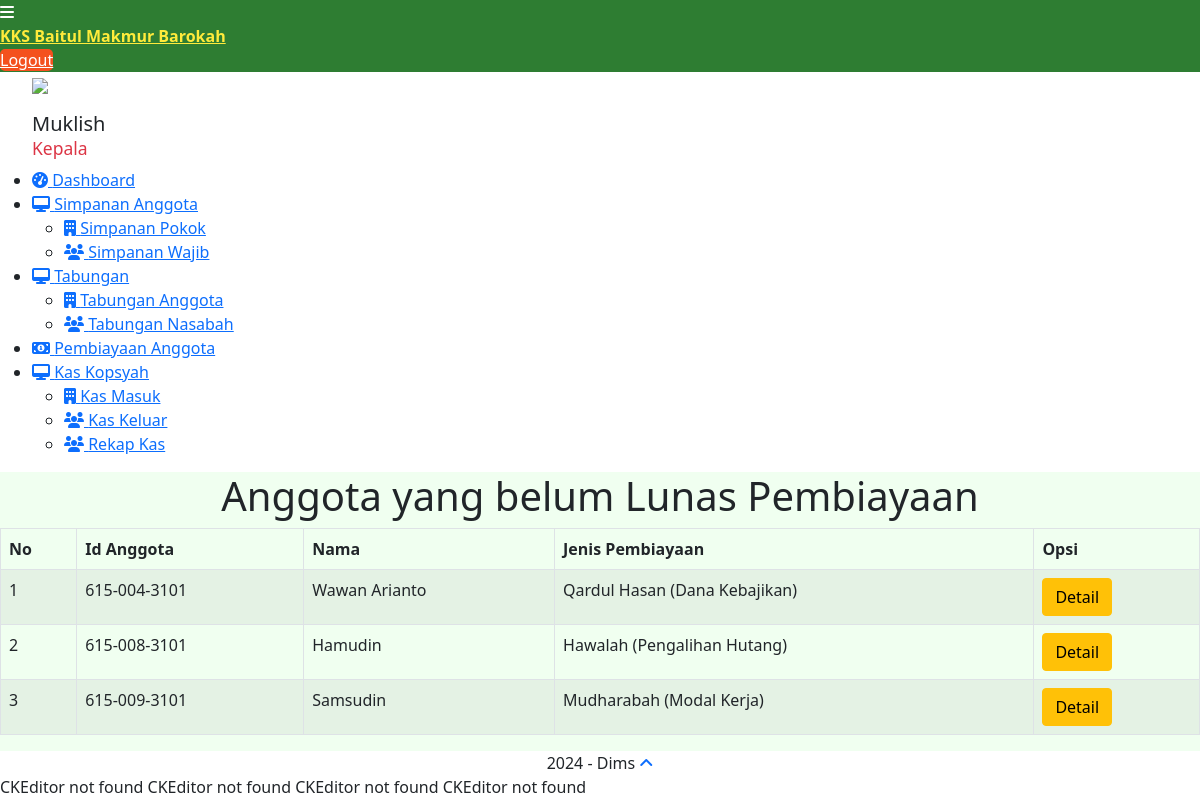
Page /admin/dashboard/index.php?page=pembiayaan_anggota&action=cek_blm_lunas (signed in) on the committed database.
### tables this page shows
CREATE TABLE `pembiayaan_anggota` (
  `id_pembiayaan` varchar(20) NOT NULL,
  `id_anggota` varchar(20) NOT NULL,
  `id_produk` int(11) NOT NULL,
  `jumlah_pembiayaan` decimal(10,3) NOT NULL,
  `tgl_pembiayaan` date NOT NULL,
  `jangka_waktu` int(11) NOT NULL,
  `bayar_perbulan` decimal(10,3) NOT NULL,
  `total_bayar` decimal(10,3) NOT NULL,
  `tgl_selesai` date NOT NULL,
  `status_pembiayaan` enum('Belum Lunas','Lunas') NOT NULL
);

CREATE TABLE `anggota` (
  `id_anggota` varchar(20) NOT NULL,
  `nama_lengkap` varchar(100) NOT NULL,
  `nama_panggilan` varchar(50) NOT NULL,
  `nik` varchar(20) NOT NULL,
  `alamat` text NOT NULL,
  `telp_rumah` varchar(20) NOT NULL,
  `no_hp` varchar(20) NOT NULL,
  `pekerjaan` varchar(150) NOT NULL,
  `jenis_kelamin` enum('Perempuan','Laki-laki') NOT NULL,
  `status_kawin` enum('Belum Menikah','Menikah','Janda','Duda') NOT NULL,
  `email_anggota` varchar(120) NOT NULL,
  `username` varchar(120) NOT NULL,
  `pass_anggota` varchar(110) NOT NULL,
  `tgl_daftar` date NOT NULL
);

CREATE TABLE `produk_bmt` (
  `id_produk` int(11) NOT NULL,
  `nama_produk` varchar(120) NOT NULL,
  `id_jenis_produk` int(11) NOT NULL,
  `desk_produk` text NOT NULL
);

### admin/dashboard/pembiayaan_anggota/cek_blm_lunas.php (the view, shortened to what this page needs)
<div class="row mt">
  <div class="col-lg-12">
    <div class="form-panel">
      <h1 class="text-center">Anggota yang belum Lunas Pembiayaan</h1>
        <table class="table table-bordered table-striped" id="Datatables">
                <thead>
                <tr>
                  <th>No</th>
                  <th>Id Anggota</th>
                  <th>Nama</th>
                  <th>Jenis Pembiayaan</th>
                  <th>Opsi</th>
                </tr>
                </thead>
                <tbody>
                <?php
                $no = 1;
                $sql_simpanan_anggota = mysqli_query($con,"SELECT * FROM pembiayaan_anggota INNER JOIN anggota on pembiayaan_anggota.id_anggota = anggota.id_anggota INNER JOIN produk_bmt on pembiayaan_anggota.id_produk = produk_bmt.id_produk WHERE pembiayaan_anggota.status_pembiayaan = 'Belum Lunas' ") or die (mysqli_error($con));
        while($data = mysqli_fetch_array($sql_simpanan_anggota)){
                ?>
                <tr>
                    <td><?php echo $no++ ?></td>
                    <td><?php echo $data['id_anggota'] ?></td>
                    <td><?php echo $data['nama_lengkap'] ?></td>
                    <td><?php echo $data['nama_produk'] ?></td>
                    <td>
                       <a class="btn btn-warning btn-xs" href="?page=pembiayaan_anggota&action=detail&id_pembiayaan=<?php echo $data['id_pembiayaan'];?>" title="Detail">Detail</a>
                    </td>
                </tr>
                <?php
                }
                ?>
                </tbody>
            </table>
    </div>
  </div>
</div>

### rows in the picture
pembiayaan_anggota: id_anggota.id_anggota "615-004-3101", id_anggota.nama_lengkap "Wawan Arianto", id_produk.nama_produk "Qardul Hasan (Dana Kebajikan)"
pembiayaan_anggota: id_anggota.id_anggota "615-008-3101", id_anggota.nama_lengkap "Hamudin", id_produk.nama_produk "Hawalah (Pengalihan Hutang)"
pembiayaan_anggota: id_anggota.id_anggota "615-009-3101", id_anggota.nama_lengkap "Samsudin", id_produk.nama_produk "Mudharabah (Modal Kerja)"

### other values in the picture
$_SESSION['nama_admin'] "Muklish"
$_SESSION['level_admin'] "Kepala"
